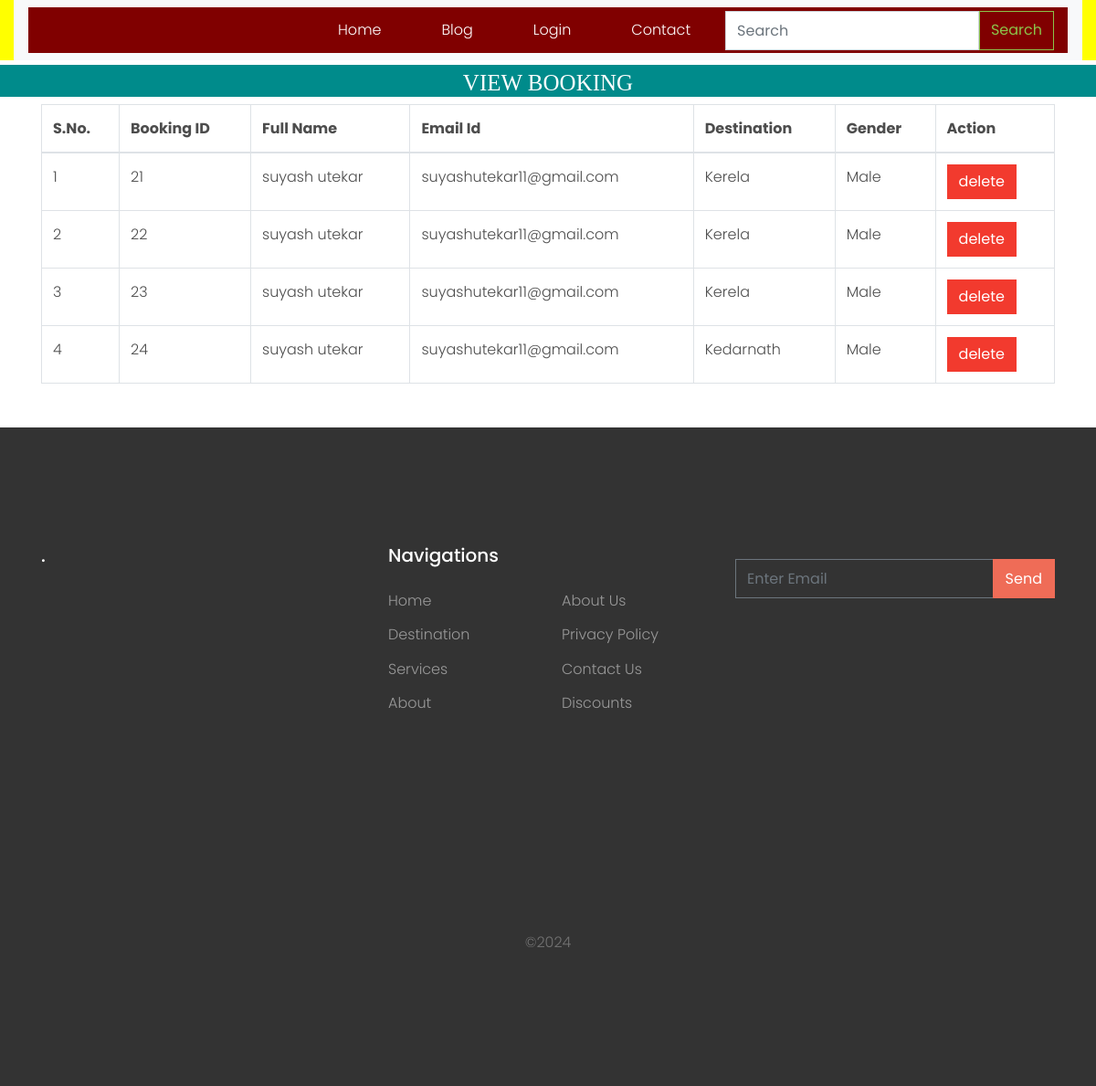
/view_booking/, run on the app's committed database.
### tour/models.py (models this page shows, shortened)
class Booking(models.Model):
    user = models.ForeignKey(User,on_delete=models.CASCADE,null=True)
    destination = models.ForeignKey(Destination,on_delete=models.CASCADE,null=True)
    Fname = models.CharField(max_length=30)
    Lname = models.CharField(max_length=30)
    Email = models.EmailField()
    gender = models.CharField(max_length=20,null=True)
    date = models.CharField(max_length=30,null=True)
    address = models.CharField(max_length=30,null=True)
    number = models.CharField(max_length=30,null=True)
    price = models.CharField(max_length=30,null=True)
    used_facility=models.CharField(max_length=30,null=True)

class Destination(models.Model):
    user = models.ForeignKey(User,on_delete=models.CASCADE,null=True)
    place = models.CharField(max_length=20)
    country = models.CharField(max_length=20)
    image = models.ImageField(null=True)
    image1 = models.ImageField(null=True)
    image2 = models.ImageField(null=True)
    image3 = models.ImageField(null=True)
    price_by_bus = models.CharField(max_length=20,null=True)
    price_by_Train = models.CharField(max_length=20, null=True)
    price_by_Flight = models.CharField(max_length=20, null=True)
    food_price = models.CharField(max_length=20, null=True)
    number_of_person = models.CharField(max_length=20, null=True)
    days = models.CharField(max_length=20, null=True)
    nights = models.CharField(max_length=20, null=True)
    description=models.CharField(max_length=200,null=True)
    def __str__(self):
        return self.place

### tour/views.py (the view)
# urls.py: path('view_booking/',views.view_booking,name='view_booking'),
def view_booking(request):
    c=Booking.objects.all()
    d={'c':c}
    return render(request,'view_booking.html',d)

### tour/templates/view_booking.html (shortened to what this page needs)
{% extends 'base.html' %}
{% load static %}
{% block body %}
<center>
      <h1 style="font-size:25px; background-color:darkcyan;height:35px;color:white;padding:5px;margin-top:5px;font-family : 'Monotype Corsiva" align="center"> VIEW BOOKING </h1>
</center>
<div class="container">
    <table class="table table-bordered" id="myTable">
  <thead>
  <tr>
  <th>S.No.</th>
    <th>Booking ID</th>
    <th>Full Name</th>
    <th>Email Id</th>
    <th>Destination</th>
    <th>Gender</th>
    <th>Action</th>
  </tr>
  </thead>
   <tbody>
    {% for i in c %}
  <tr>
<td>{{forloop.counter}}</td>
    <td>{{i.id}}</td>
    <td>{{i.Fname}} {{i.Lname}}</td>
      <td>{{i.Email}}</td>
      <td>{{i.destination}}</td>
      <td>{{i.gender}}</td>
    <td><a href="{% url 'admin_delete_booking' i.id %}" onclick="return confirm('Are you sure?')"><button class="btn btn-danger">delete</button></a></td>
  </tr>
    {% endfor %}
    </tbody>
</table>
</div>
{% endblock %}

### tour/templates/base.html (shortened to what this page needs)
<!DOCTYPE html>
<html lang="en">
<head>
    {% load static %}
    <link rel="stylesheet" href="{% static 'fonts/icomoon/style.css' %}">
    <link rel="stylesheet" href="{% static 'css/bootstrap.min.css' %}">
    <link rel="stylesheet" href="{% static 'css/magnific-popup.css' %}">
    <link rel="stylesheet" href="{% static 'css/jquery-ui.css' %}">
    <link rel="stylesheet" href="{% static 'css/owl.carousel.min.css' %}">
    <link rel="stylesheet" href="{% static 'css/owl.theme.default.min.css' %}">
    <link rel="stylesheet" href="https://cdnjs.cloudflare.com/ajax/libs/font-awesome/4.7.0/css/font-awesome.min.css">
    <link rel="stylesheet" href="{% static 'css/bootstrap-datepicker.css' %}">
    <link rel="stylesheet" href="{% static 'fonts/flaticon/font/flaticon.css' %}">
    <link rel="stylesheet" href="https://cdn.jsdelivr.net/npm/mediaelement@4.2.7/build/mediaelementplayer.min.css>
    <link rel=" href="{% static 'css/aos.css' %}">
    <link rel="stylesheet" href="{% static 'css/style.css' %}">
</head>
<body>
<header class="site-navbar " role="banner">
    <div class="container-fluid">
        <div class="row">
            <div class="col-12" style="background-color:yellow;">
                <nav class="navbar navbar-expand-lg navbar-light bg-light">
                    <div class="container-fluid" style="background-color:maroon;height:50px">
                        <div class="collapse navbar-collapse" id="navbarSupportedContent">
                            {% if request.user.is_staff %}
                            <ul class="navbar-nav me-auto mb-2 mb-lg-0">
                                <li class="active"><a href="{% url 'admin_home' %}">Dashboard</a></li>
                                <li><a href="{% url 'all_user' %}" style="margin-left:10px">All User</a></li>
                                <li><a href="{% url 'add_destination' %}"  style="margin-left:20px">Add Destination</a></li>
                                <li><a href="{% url 'add_blog' %}"  style="margin-left:20px">Add Blog</a></li>
                                <li><a href="{% url 'admin_viewblog' %}"  style="margin-left:20px">View Blog</a></li>
                                <li><a href="{% url 'view_destination' %}"  style="margin-left:20px">View Destination</a></li>
                                <li><a href="{% url 'view_booking' %}"  style="margin-left:20px">View Booking</a></li>
                                <li><a href="{% url 'view_contact' %}"  style="margin-left:20px">View Contact</a></li>
                                <li><a href="{% url 'Change_Password' %}"  style="margin-left:20px">Change Password</a></li>
                                 <li><a href="{% url 'logout' %}"  style="margin-left:20px">logout</a></li>
                                <li class="btn btn-warning"  style="margin-left:20px;background-color:yellow">Welcome {{request.user.username}}</li>
                                {% else %}
                            <ul class="navbar-nav me-auto mb-2 mb-lg-0" >
                                <li class="nav-item" style="background-color:maroon;color:white">
                                    <a class="nav-link active" aria-current="page" href="{% url 'home' %}" style="color:white;margin-left:300px">Home</a>
                                </li>
                                <li class="nav-item">
                                    <a class="nav-link" href="{% url 'blog' %}" style="color:white;margin-left:50px">Blog</a>
                                </li>
                                 <li class="nav-item">
                                    <a class="nav-link" href="{% url 'login' %}" style="color:white;margin-left:50px">Login</a>
                                </li>
 <li class="nav-item">
                                    <a class="nav-link" href="{% url 'contact' %}" style="color:white;margin-left:50px">Contact</a>
                                </li>
                            </ul>
                            {% endif %}
                            {% if not request.user.is_staff %}
                            <div align="right">
                                <form class="d-flex pull-right" method="post" action="/search/">
                                    <input class="form-control me-2" type="search" placeholder="Search"
                                           aria-label="Search" name="srh" style="margin-left:30px">
                                    <button class="btn btn-outline-success" type="submit">Search</button>
                                </form>
                            </div>
                            {% endif %}
                        </div>
                    </div>
                </nav>
            </div>
        </div>
    </div>
</header>
{% block body %}
{% endblock %}
<footer class="site-footer mt-5">
    <div class="container">
        <div class="row">
            <div class="col-lg-4">
                <div class="mb-5">
                    <h3 class="footer-heading mb-4">.</h3>
                </div>
            </div>
            <div class="col-lg-4 mb-5 mb-lg-0">
                <div class="row mb-5">
                    <div class="col-md-12">
                        <h3 class="footer-heading mb-4">Navigations</h3>
                    </div>
                    <div class="col-md-6 col-lg-6">
                        <ul class="list-unstyled">
                            <li><a href="#">Home</a></li>
                            <li><a href="#">Destination</a></li>
                            <li><a href="#">Services</a></li>
                            <li><a href="#">About</a></li>
                        </ul>
                    </div>
                    <div class="col-md-6 col-lg-6">
                        <ul class="list-unstyled">
                            <li><a href="#">About Us</a></li>
                            <li><a href="#">Privacy Policy</a></li>
                            <li><a href="#">Contact Us</a></li>
                            <li><a href="#">Discounts</a></li>
                        </ul>
                    </div>
                </div>
            </div>
            <div class="col-lg-4 mb-5 mb-lg-0">
                <div class="mb-5">
                    <form action="#" method="post">
                        <div class="input-group mb-3">
                            <input type="text" class="form-control border-secondary text-white bg-transparent"
                                   placeholder="Enter Email" aria-label="Enter Email" aria-describedby="button-addon2">
                            <div class="input-group-append">
                                <button class="btn btn-primary text-white" type="button" id="button-addon2">Send
                                </button>
                            </div>
                        </div>
                    </form>
                </div>
            </div>
        </div>
        <div class="row pt-5 mt-5 text-center">
            <div class="col-md-12">
                <div class="mb-5">
                    <a href="#" class="pl-0 pr-3"></a>
                    <a href="#" class="pl-3 pr-3"></a>
                    <a href="#" class="pl-3 pr-3"></a>
                    <a href="#" class="pl-3 pr-3"></a>
                </div>
                <p>
                    &copy;<script>document.write(new Date().getFullYear());</script>
                </p>
            </div>
        </div>
    </div>
</footer>
</body>
</html>

### tour/static/css/style.css (style rules this page uses)
body { line-height: 1.7; color: #4d4d4d; font-weight: 300; font-size: 1rem; }
a { -webkit-transition: .3s all ease; -o-transition: .3s all ease; transition: .3s all ease; }
h1, h2, h3, h4, h5, .h1, .h2, .h3, .h4, .h5 { font-family: "Poppins", -apple-system, BlinkMacSystemFont, "Segoe UI", Roboto, "Helvetica Neue", Arial, sans-serif, "Apple Color Emoji", "Segoe UI Emoji", "Segoe UI Symbol", "Noto Color Emoji"; }
.btn { border-radius: 0; }
.btn.btn-primary { border: 2px solid transparent; }
.form-control { height: 43px; border-radius: 0; }
.site-footer { padding: 4em 0; background: #333333; }
@media (min-width: 768px) { .site-footer { padding: 8em 0; } }
.site-footer p { color: #737373; }
.site-footer h2, .site-footer h3, .site-footer h4, .site-footer h5 { color: #fff; }
.site-footer a { color: #999999; }
.site-footer ul li { margin-bottom: 10px; }
.site-footer .footer-heading { font-size: 20px; color: #fff; }
.site-navbar { margin-bottom: 0px; z-index: 1999; position: relative; }
.bg-light { background: #ccc; }

### tour/templates/base.html (style rules this page uses)
li { color:white; font-size:bold; }

### data on the page
Booking: id "21", Fname "suyash", Lname "utekar", Email "suyashutekar11@gmail.com", destination "Kerela", gender "Male"
Booking: id "22", Fname "suyash", Lname "utekar", Email "suyashutekar11@gmail.com", destination "Kerela", gender "Male"
Booking: id "23", Fname "suyash", Lname "utekar", Email "suyashutekar11@gmail.com", destination "Kerela", gender "Male"
Booking: id "24", Fname "suyash", Lname "utekar", Email "suyashutekar11@gmail.com", destination "Kedarnath", gender "Male"
